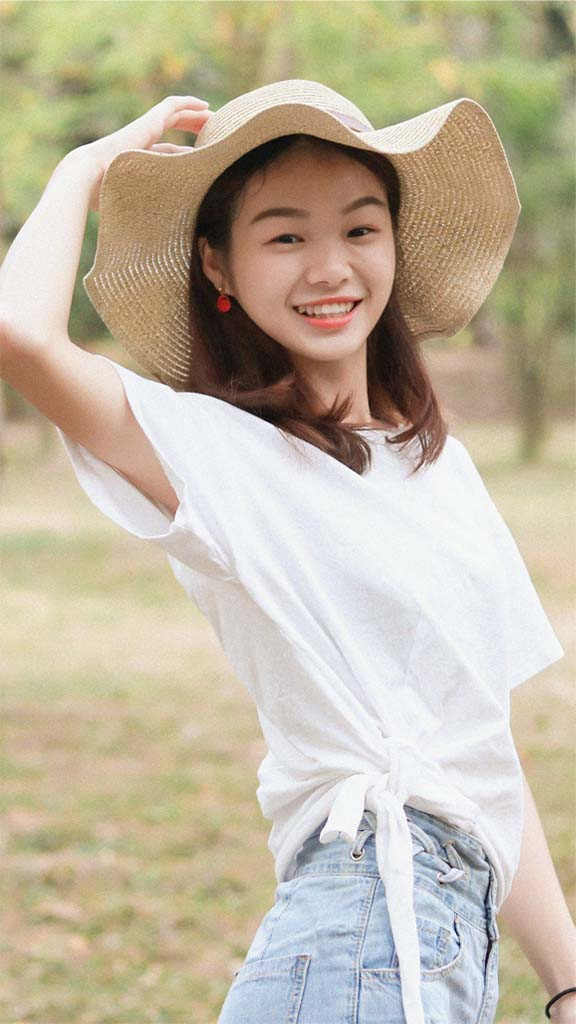
#> input picture cvstudey/chapter-3/V3-3-pyramid/girl.jpg, 576 x 1024 px
$ python ImagePyramid.py
#> lines starting #> are read from the running program, lines starting #| are printed output that depends on the picture
import cv2


# Image Pyramid # 图像金字塔

# PyrDown # 下采样
pyramiddown_0 = cv2.imread('girl.jpg')
#> pyramiddown_0 is the input picture: shape (1024, 576, 3); mean B, G, R 161.5, 182.7, 193
pyramiddown_1 = cv2.pyrDown(pyramiddown_0)
pyramiddown_2 = cv2.pyrDown(pyramiddown_1)
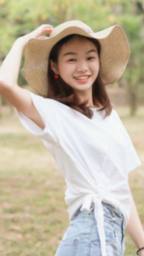
#> pyramiddown_2: shape (256, 144, 3); mean B, G, R 161.4, 182.7, 193
cv2.imshow('pyramiddown0', pyramiddown_0)
cv2.imshow('pyramiddown1', pyramiddown_1)
cv2.imshow('pyramiddown2', pyramiddown_2)

# PyrUp # 上采样
pyramidup_0 = cv2.imread('male.jpg')
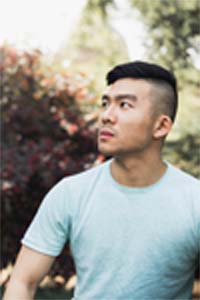
#> input picture cvstudey/chapter-3/V3-3-pyramid/male.jpg, 200 x 300 px
#> pyramidup_0 is the input picture: shape (300, 200, 3); mean B, G, R 147.8, 155.7, 157.3
pyramidup_1 = cv2.pyrUp(pyramidup_0)
pyramidup_2 = cv2.pyrUp(pyramidup_1)
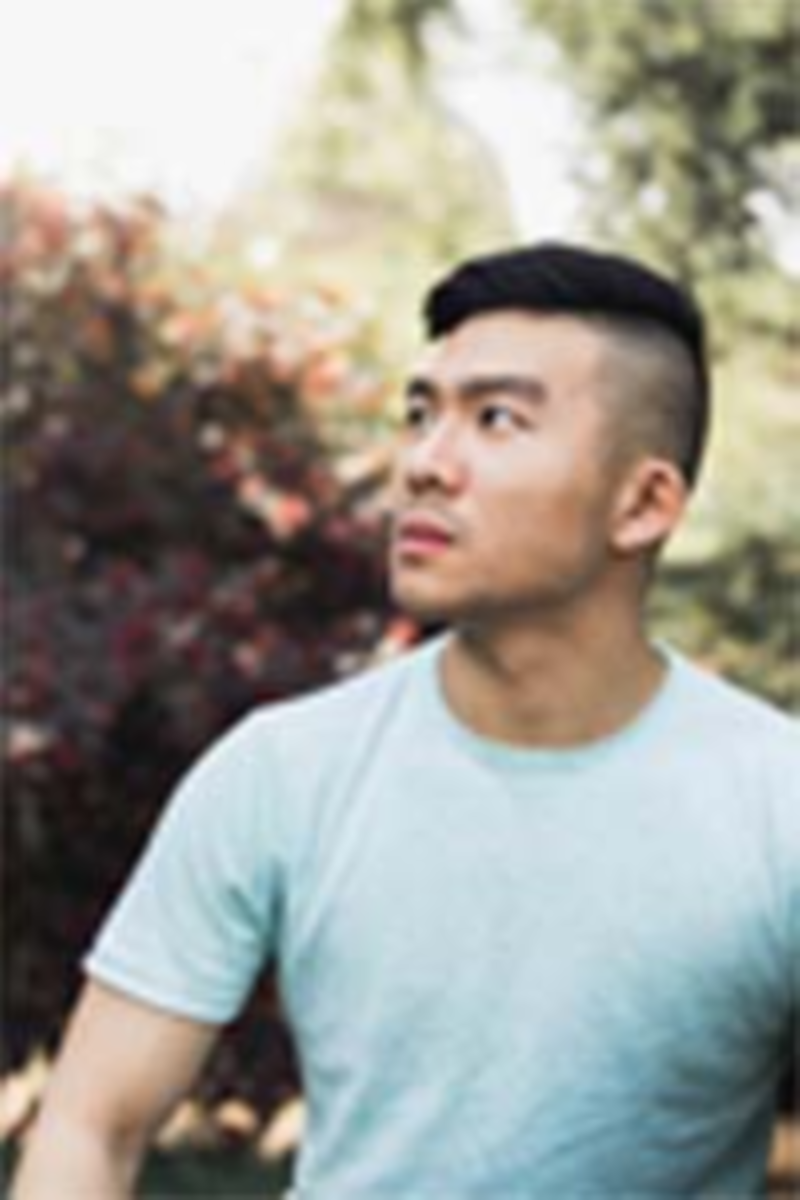
#> pyramidup_2: shape (1200, 800, 3); mean B, G, R 147.9, 155.8, 157.4
cv2.imshow('pyramidup0', pyramidup_0)
cv2.imshow('pyramidup1', pyramidup_1)
cv2.imshow('pyramidup2', pyramidup_2)

cv2.waitKey()
